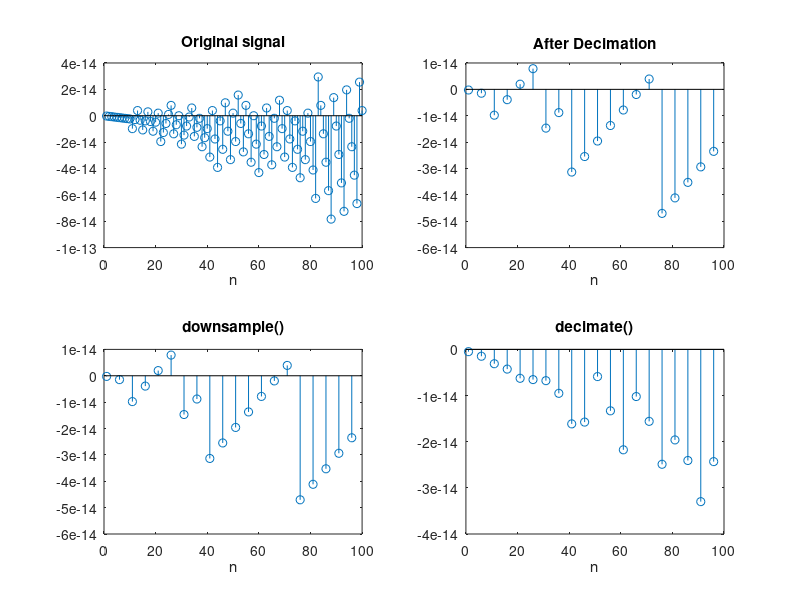

This figure's MATLAB source:
clc;clear all;
fm = input('Enter max freq of sine: ');
fs = input('Enter sampling freq: ');
d=input('Enter decimation factor: ');
w = (2*pi*fm)/fs;
n = 1:100;
x = sin(w*n);
y = x(1:d:end);
n1 = n(1:d:end);
y1 = downsample(x,d);
y2 = decimate(x,d);
subplot(2,2,1);stem(n,x);title('Original signal');xlabel('n');
subplot(2,2,2);stem(n1,y);title('After Decimation');xlabel('n');
subplot(2,2,3);stem(n1,y1);title('downsample()');xlabel('n');
subplot(2,2,4);stem(n1,y2);title('decimate()');xlabel('n');